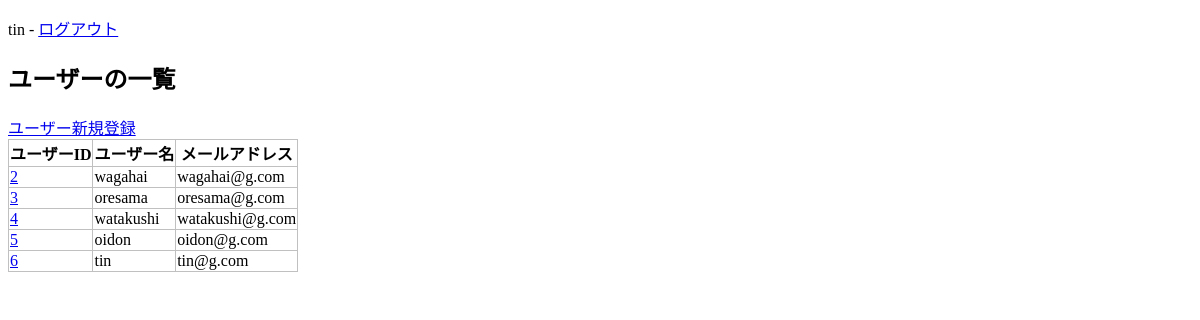
The app's page /crud/users (signed in), older data.
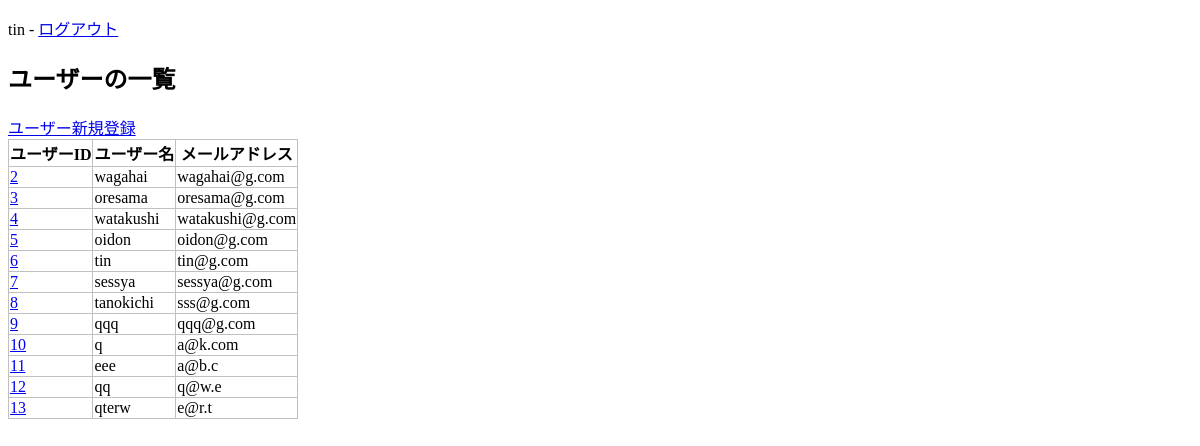
The same page, newer data.
### apps/crud/models.py (models this page shows, shortened)
class User(UserMixin, db.Model):
    __tablename__ = "users"
    id = db.Column(db.Integer, primary_key=True)
    username = db.Column(db.String, index=True)
    email = db.Column(db.String, unique=True, index=True)
    password_hash = db.Column(db.String)
    created_at = db.Column(db.DateTime, default=datetime.now)
    updated_at = db.Column(db.DateTime, default=datetime.now, onupdate=datetime.now)
    user_images = db.relationship("UserImage", backref="user", order_by="desc(UserImage.id)")
    @property
    def password(self):
        raise AttributeError("読み取り不可")

### apps/crud/views.py (the view)
@crud.route("/users")
@login_required
def users():
    users = User.query.all()
    return render_template("crud/index.html", users=users)

### apps/crud/models.py (called while the page is built)
@login_manager.user_loader
def load_user(user_id):
    return User.query.get(user_id)

### apps/crud/templates/crud/index.html (shortened to what this page needs)
{% extends "crud/base.html" %}
{% block content %}
<h2>ユーザーの一覧</h2>
<a href="{{ url_for('crud.create_user') }}">ユーザー新規登録</a>
<table>
    <tr>
        <th>ユーザーID</th>
        <th>ユーザー名</th>
        <th>メールアドレス</th>
    </tr>
    {% for user in users %}
    <tr>
        <td><a href="{{ url_for('crud.edit_user', user_id=user.id) }}">{{ user.id }}</a></td>
        <td>{{ user.username }}</td>
        <td>{{ user.email }}</td>
    </tr>
    {% endfor %}
</table>
{% endblock %}

### apps/crud/templates/crud/base.html (shortened to what this page needs)
<!DOCTYPE html>
<html lang="ja">
<head>
    <link rel="stylesheet" href="{{ url_for('crud.static', filename='style.css') }}">
</head>
<body>
    <div>
        {% if current_user.is_authenticated %}
        <p>
            <span>{{ current_user.username }}</span> -
            <span><a href="{{ url_for('auth.logout') }}">ログアウト</a></span>
        </p>
        {% endif %}
    </div>
    {% block content %}{% endblock %}
</body>
</html>

### apps/crud/static/style.css (style rules this page uses)
table { border-collapse: collapse; }
table, th, td { border: 1px solid #c0c0c0; }

Row changes from the older to the newer data that the page shows:
added User: id "7", username "sessya", email "sessya@g.com"
added User: id "8", username "tanokichi", email "sss@g.com"
added User: id "9", username "qqq", email "qqq@g.com"
added User: id "10", username "q", email "a@k.com"
added User: id "11", username "eee", email "a@b.c"
added User: id "12", username "qq", email "q@w.e"
added User: id "13", username "qterw", email "e@r.t"
